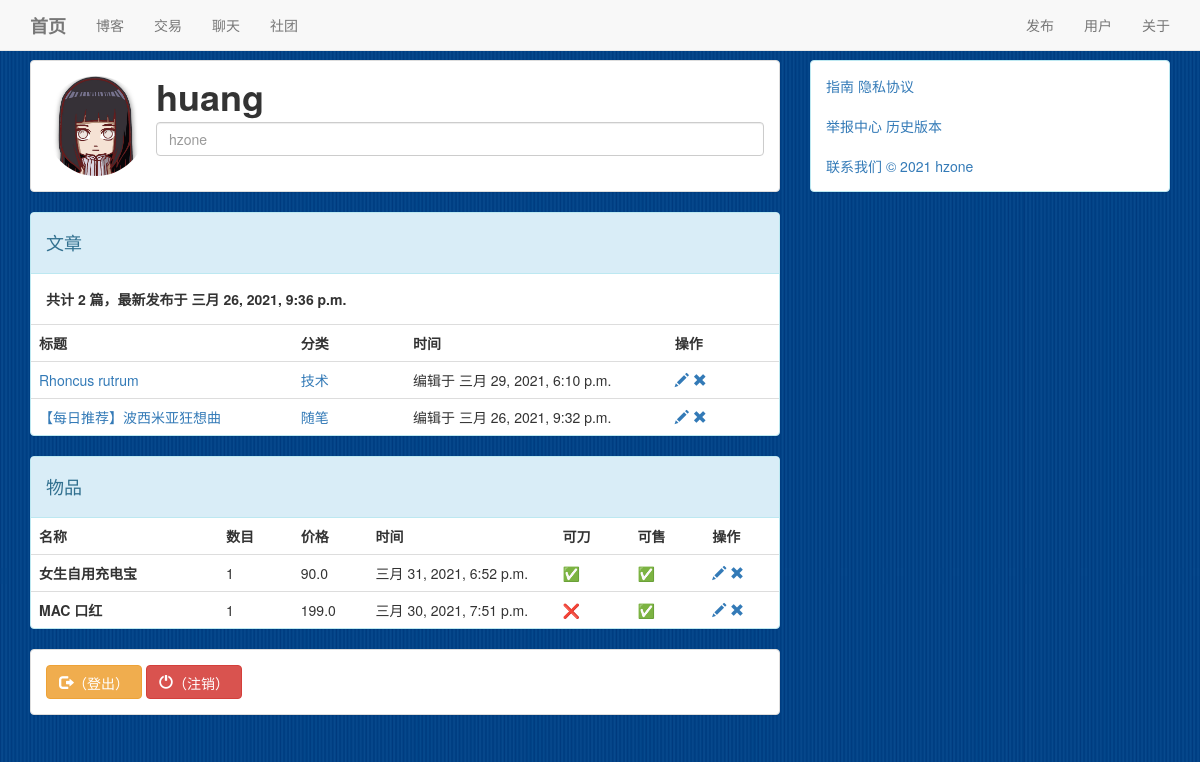
Screenshot of /user/1 (signed in) with the database file from the repository.
### user/models.py (models this page shows)
class User(AbstractUser):
    motto = TextField(max_length=24,default='nothing at all')
    icon = ImageField(default="./static/image/icon/default/male.png",upload_to='./static/image/icon/upload/')
    class Meta:
        ordering = ['-id']
        verbose_name = '用户'
        verbose_name_plural = '用户'
    def __str__(self):
        return self.username

### blog/models.py (models this page shows, shortened)
class Atc(Model):
    title = CharField(max_length=30)
    content = TextField()
    author = ForeignKey(User,on_delete = DO_NOTHING)
    create_time = DateTimeField(auto_now_add=True)
    update_time = DateTimeField(auto_now=True)
    type = ForeignKey(AtcType,on_delete = DO_NOTHING)
    class Meta:
        ordering=['-create_time']
        verbose_name = '文章'
        verbose_name_plural = '文章'

class AtcType(Model):
    name = CharField(max_length=20)
    def __str__(self):
        return self.name
    class Meta:
        verbose_name = '分类'
        verbose_name_plural = '分类'

### deal/models.py (models this page shows, shortened)
class Item(Model):
    name = CharField(max_length=20)
    info = TextField(max_length=50)
    time = DateTimeField(auto_now_add=True)
    sold = BooleanField(default=False)
    chop = BooleanField(default=False)
    count = IntegerField(default=1)
    owner = ForeignKey(User,on_delete = DO_NOTHING)
    price = FloatField(default=0)
    image = ImageField(default="./static/image/items/default.png",upload_to='./static/image/items/upload/')
    class Meta:
        ordering=['-time']
        verbose_name = '物品'
        verbose_name_plural = '物品'

### user/views.py (the view, shortened to what this page needs)
# urls.py: path('<int:pk>',Room.as_view()),
class Room(View):
    def get(self,request,pk):
        form = userForm()
        user = get_object_or_404(User,pk = pk)
        context = {
            'visitor' :request.user,
            'user' : user,
            'form' : form,
            'atcs' : Atc.objects.filter(author = user),
            'items' : Item.objects.filter(owner = user),
        }
        return render(request,'room.html',context)

### user/forms.py
class userForm(forms.Form):
    icon = forms.ImageField(label = '用户头像',required= False)
    motto = forms.CharField(label= '个性签名',required= False)

### user/templates/room.html (shortened to what this page needs)
{% extends 'base.html' %}
    {% load static %}
    {% block main %}
        <div class="panel panel-default">
            <div class="panel-body">
                <div class="media">
                    <div class="media-left media-middle">
                        <a href="#" data-toggle="tooltip" title="您可以点击更换头像">
                            <img id = 'icon' class="img-circle" src="/{{ user.icon }}" height="100px" width="100px">
                        </a>
                    </div>
                    <div class="media-body">
                        <h1 class="media-heading"><strong>{{ user }}</strong></h1>
                        <form id='user_form' enctype="multipart/form-data" action="./{{ user.id }}" method="post">
                            <input type="text" name="motto" id="id_motto" placeholder = "{{ user.motto }}" class="form-control">
                        </form>
                    </div>
                </div>
            </div>
        </div>
        <div class="panel panel-info">
            <div class="panel-heading">
                <h4>文章</h4>
            </div>
            <div class="panel-body">
                <strong>共计 {{ atcs.count }} 篇，最新发布于 {{ atcs.first.create_time }}</strong>
            </div>
            <table class="table">
                <tr>
                    <th style="width:35%">标题</th>
                    <th style="width:15%">分类</th>
                    <th style="width:35%">时间</th>
                    {% if user == visitor %}
                        <th style="width:15%">操作</th>
                    {% endif %}
                </tr>
                {% for atc in atcs %}
                    <tr>
                        <td><a href="/blog/{{atc.pk}}">{{ atc.title }}</a></td>
                        <td><a href="/blog/?type={{ atc.type.name }}">{{ atc.type }}</a></td>
                        {% if atc.create_time == atc.update_time %}
                            <td>创建于 {{ atc.create_time }}</td>
                        {% else %}
                            <td>编辑于 {{ atc.update_time }}</td>
                        {% endif %}
                        {% if user == visitor %}
                            <th>
                                <a href="/release/article/edit?pk={{ atc.pk }}">
                                    <span class="glyphicon glyphicon-pencil" aria-hidden="true"></span>
                                </a>
                                <a id='dele-atc' href="/release/article/delete?pk={{ atc.pk }}">
                                    <span class="glyphicon glyphicon-remove" aria-hidden="true"></span>
                                </a>
                            </th>
                        {% endif %}
                    </tr>
                {% endfor %}
            </table>
        </div>
        <div class="panel panel-info">
            <div class="panel-heading">
                <h4>物品</h4>
            </div>
            <table class="table">
                <tr>
                    <th style="width:25%">名称</th>
                    <th style="width:10%">数目</th>
                    <th style="width:10%">价格</th>
                    <th style="width:25%">时间</th>
                    <th style="width:10%">可刀</th>
                    <th style="width:10%">可售</th>
                    {% if user == visitor %}
                        <th style="width:15%">操作</th>
                    {% endif %}
                </tr>
                {% for item in items %}
                    <tr>
                        <td>
                            <strong>{{ item.name }}</strong>
                        </td>
                        <td> {{ item.count }} </td>
                        <td> {{ item.price }} </td>
                        <td>{{ item.time }}</td>
                        {% if item.chop %}
                            <td> ✅ </td>
                        {% else %}
                            <td> ❌ </td>
                        {% endif %}
                        {% if item.sold %}
                            <td> ❌ </td>
                        {% else %}
                            <td> ✅ </td>
                        {% endif %}
                        {% if user == visitor %}
                            <th>
                                <a href="/release/item/edit?pk={{ item.pk }}">
                                    <span class="glyphicon glyphicon-pencil" aria-hidden="true"></span>
                                </a>
                                <a id='dele-item' href="/release/item/delete?pk={{ item.pk }}">
                                    <span class="glyphicon glyphicon-remove" aria-hidden="true"></span>
                                </a>
                            </th>
                        {% endif %}
                    </tr>
                {% endfor %}
            </table>
        </div>
        {% if user == visitor %}
            <div class="panel panel-default">
                <div class="panel-body">
                    <button  id='exit' type="button" class="btn btn-warning" aria-label="Left Align">
                        <span class="glyphicon glyphicon-log-out" aria-hidden="true">（登出）</span>
                    </button>
                    <button type="button" class="btn btn-danger" aria-label="Left Align">
                        <span class="glyphicon glyphicon-off" aria-hidden="true">（注销）</span>
                    </button>
                </div>
            </div>
        {% endif %}
    {% endblock %}

### rows the page displays
User: icon (picture), username "huang", motto "hzone"
Atc: first.create_time "三月 26, 2021, 9:36 p.m.", title "Rhoncus rutrum", type "技术", update_time "三月 29, 2021, 6:10 p.m."
Atc: title "【每日推荐】波西米亚狂想曲", type "随笔", update_time "三月 26, 2021, 9:32 p.m."
Item: name "女生自用充电宝", count "1", price "90.0", time "三月 31, 2021, 6:52 p.m."
Item: name "MAC 口红", count "1", price "199.0", time "三月 30, 2021, 7:51 p.m."

### other values shown
{{ atcs.count }} "2"
